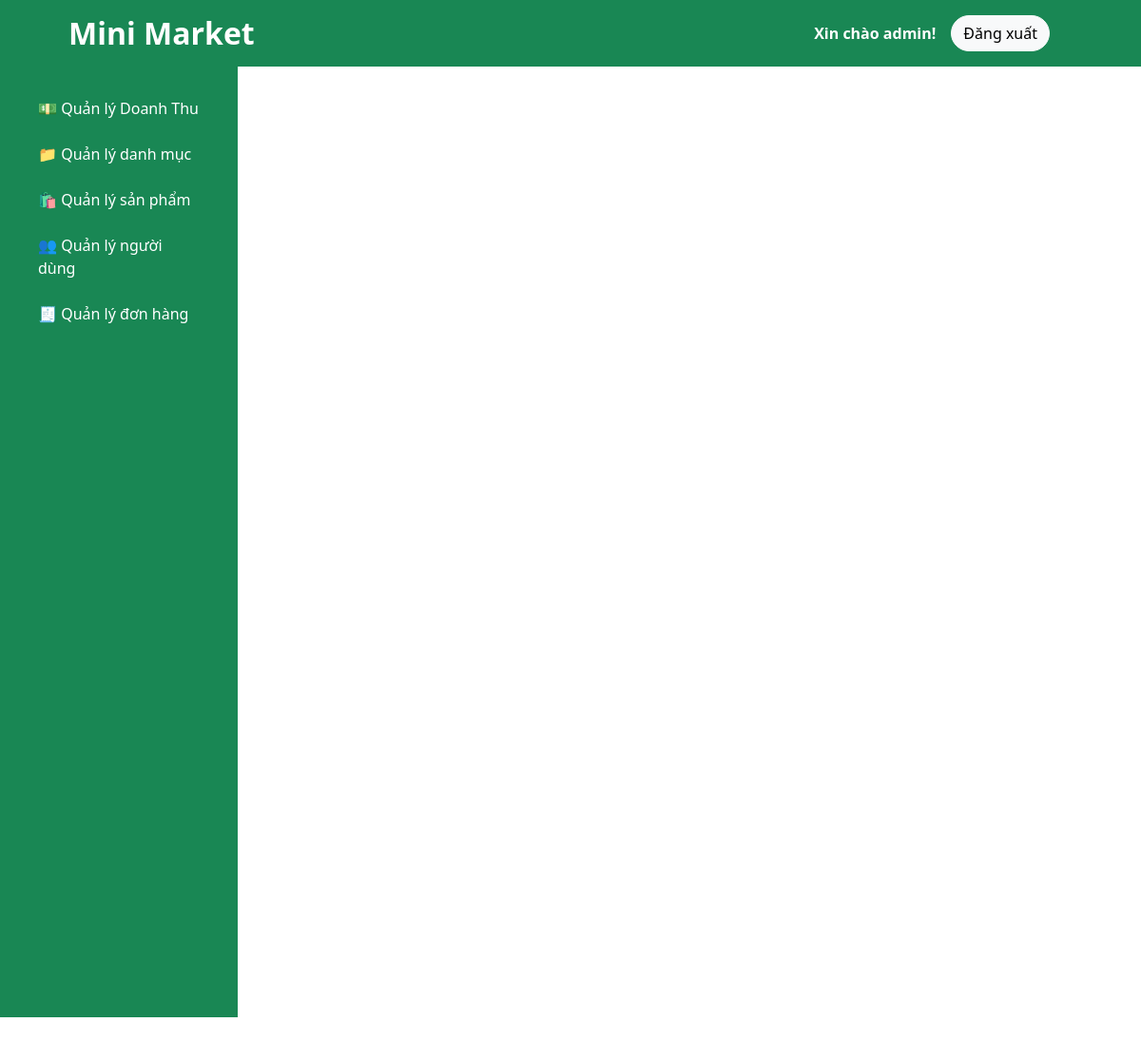
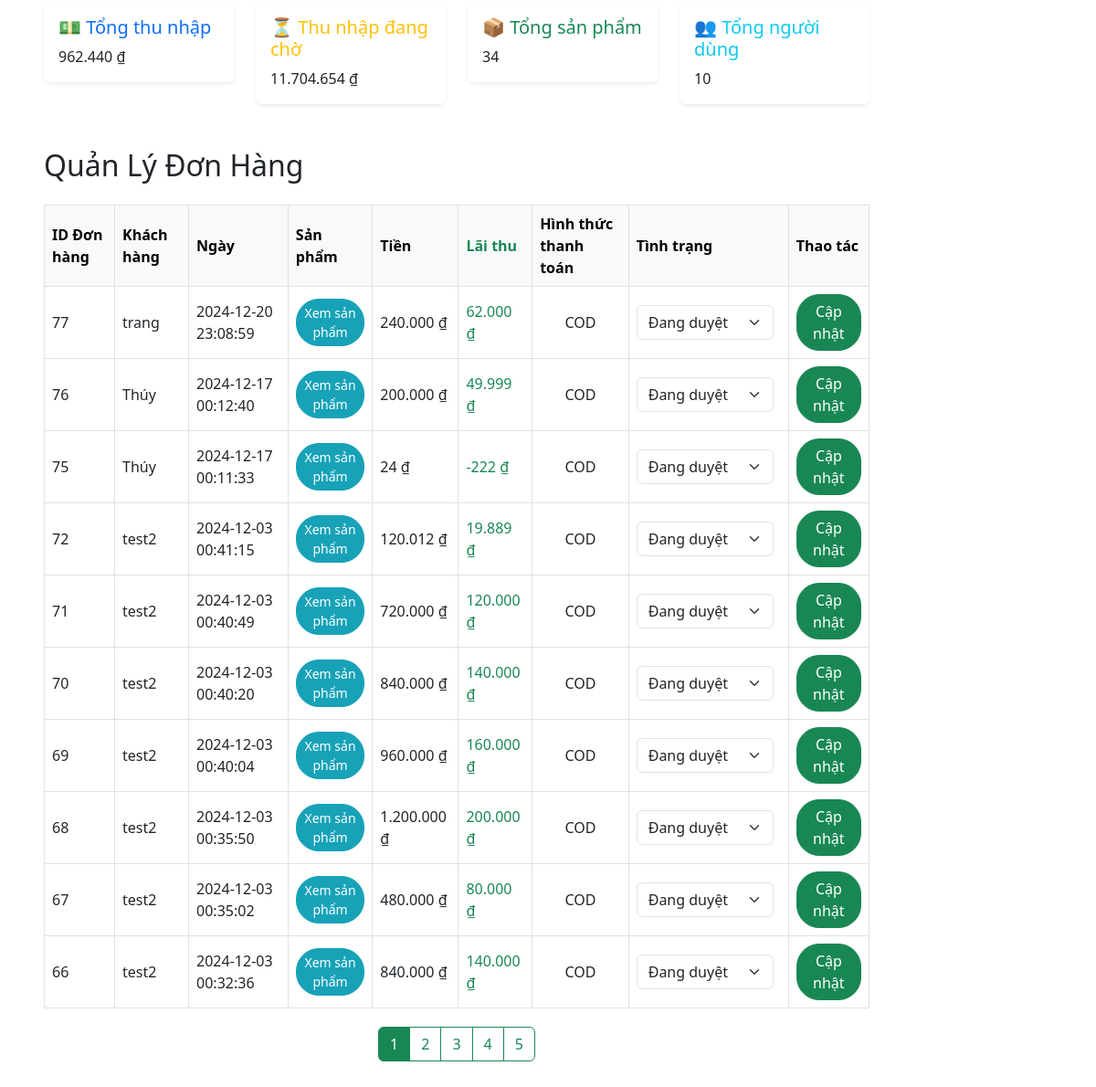
Page /pages/admin.php?section=orders (signed in) on the committed database (2 pictures, top to bottom).
### tables this page shows
CREATE TABLE `orders` (
  `id_order` int(11) NOT NULL,
  `user_username` varchar(15) DEFAULT NULL,
  `order_date` datetime DEFAULT current_timestamp(),
  `total_price` int(11) DEFAULT NULL,
  `payment_method` varchar(50) DEFAULT NULL,
  `status` varchar(50) DEFAULT NULL
);

### controllers/paginationAdmin.php (called while the page is built, shortened)
<?php
function fetchPaginatedOrders($pdo, $page = 1, $items_per_page = 10) {
    $offset = ($page - 1) * $items_per_page;
    $sql_total_orders = "SELECT COUNT(DISTINCT o.id_order) AS total FROM orders o";
    $stmt_total = $pdo->prepare($sql_total_orders);
    $stmt_total->execute();
    $total_orders = $stmt_total->fetch(PDO::FETCH_ASSOC)['total'];
    $sql_fetch_orders = "
    SELECT
        o.id_order,
        o.user_username,
        o.order_date,
        o.total_price,
        o.payment_method,
        o.status,
        GROUP_CONCAT(
            CONCAT(od.product_name, ': ', od.price_at_purchase, ' đ x ', od.quantity, ' = ', od.price_at_purchase * od.quantity, ' đ')
            SEPARATOR ', '
        ) as product_list,
        SUM((od.price_at_purchase - p.Inprice) * od.quantity) AS total_profit
    FROM orders o
    JOIN order_detail od ON o.id_order = od.order_id
    JOIN product p ON od.product_id = p.id_product
    GROUP BY o.id_order, o.user_username, o.order_date, o.total_price, o.payment_method, o.status
    ORDER BY
        CASE o.status
            WHEN 'Đang giao' THEN 1
            WHEN 'Đang duyệt' THEN 2
            WHEN 'Hoàn thành' THEN 3
            ELSE 4
        END,
        o.order_date DESC
    LIMIT :items_per_page OFFSET :offset
";
    $stmt_orders = $pdo->prepare($sql_fetch_orders);
    $stmt_orders->bindValue(':items_per_page', $items_per_page, PDO::PARAM_INT);
    $stmt_orders->bindValue(':offset', $offset, PDO::PARAM_INT);
    $stmt_orders->execute();
    $orders = $stmt_orders->fetchAll(PDO::FETCH_ASSOC);
    $total_pages = ceil($total_orders / $items_per_page);
    return [
        'orders' => $orders,
        'total_pages' => $total_pages,
        'current_page' => $page,
        'total_orders' => $total_orders
    ];
}
?>

### pages/admin_orders.php (the view, shortened to what this page needs)
<?php
require_once '../controllers/paginationAdmin.php';
$current_page = isset($_GET['page']) ? intval($_GET['page']) : 1;
$items_per_page = 10;
$pagination_result = fetchPaginatedOrders($pdo, $current_page, $items_per_page);
$orders = $pagination_result['orders'];
$total_pages = $pagination_result['total_pages'];
?>
<h2 class="mb-4">Quản Lý Đơn Hàng</h2>
<table class="table table-hover table-bordered mt-3">
    <thead class="table-light">
        <tr>
            <th>ID Đơn hàng</th>
            <th>Khách hàng</th>
            <th>Ngày</th>
            <th>Sản phẩm</th>
            <th>Tiền</th>
            <th class="text-success">Lãi thu</th>
            <th>Hình thức thanh toán</th>
            <th>Tình trạng</th>
            <th>Thao tác</th>
        </tr>
    </thead>
    <tbody>
        <?php foreach ($orders as $order):
            $isCompleted = $order['status'] === 'Hoàn thành';
        ?>
            <tr>
                <td><?= htmlspecialchars($order['id_order']); ?></td>
                <td><?= htmlspecialchars($order['user_username']); ?></td>
                <td><?= htmlspecialchars($order['order_date']); ?></td>
                <td>
                        <button type="button"
                                class="btn btn-sm btn-info text-white"
                                data-bs-toggle="modal"
                                data-bs-target="#productModal"
                                data-products="<?= htmlspecialchars($order['product_list']); ?>">
                            Xem sản phẩm
                        </button>
                </td>
                <td><?= number_format($order['total_price'], 0, ',', '.') . ' ₫'; ?></td>
                <td class="text-success"><?= number_format($order['total_profit'], 0, ',', '.') . ' ₫'; ?></td>
                <td class="text-center"><?= htmlspecialchars($order['payment_method']); ?></td>
                <td>
                    <form method="post" class="d-flex align-items-center">
                        <select name="status" class="form-select me-2" <?= $isCompleted ? 'disabled' : ''; ?>>
                            <option value="Đang duyệt" <?= $order['status'] == 'Đang duyệt' ? 'selected' : ''; ?>>Đang duyệt</option>
                        </select>
                </td>
                <td>
                    <?php if (!$isCompleted): ?>
                        <button type="submit" name="update_order_status" class="btn btn-custom">
                            Cập nhật
                        </button>
                    <?php endif; ?>
                </td>
            </tr>
        <?php endforeach; ?>
    </tbody>
</table>
<?php if ($total_pages > 1): ?>
<nav aria-label="Category pagination" class="mt-3">
    <ul class="pagination justify-content-center">
        <?php for ($i = 1; $i <= $total_pages; $i++): ?>
            <li class="page-item <?= ($i == $current_page) ? 'active' : ''; ?>">
                <a class="page-link" href="?section=orders&page=<?= $i; ?>"><?= $i; ?></a>
            </li>
        <?php endfor; ?>
    </ul>
</nav>
<?php endif; ?>

### assets/css/index.css (style rules this page uses)
a { text-decoration: none; }
.btn { border-radius: 25px; }

### pages/admin_orders.php (style rules this page uses)
.btn-custom { background-color: rgb(25,135,84); border-color: rgb(25,135,84); color: white; }
.table td, .table th { vertical-align: middle; }
.form-select { min-width: 150px; }
.btn-info { background-color: #17a2b8; border-color: #17a2b8; }
.pagination { justify-content: center; margin-top: 20px; }
.page-item.active .page-link { background-color: rgb(25,135,84); border-color: rgb(25,135,84); color: white; }
.page-item .page-link { color: rgb(25,135,84); border: 1px solid rgb(25,135,84); }

### rows in the picture
orders: id_order "77", user_username "trang", order_date "2024-12-20 23:08:59", total_price "240.000", total_profit "62.000", payment_method "COD", status "Đang duyệt", shows "Cập nhật"
orders: id_order "76", user_username "Thúy", order_date "2024-12-17 00:12:40", total_price "200.000", total_profit "49.999", payment_method "COD", status "Đang duyệt", shows "Cập nhật"
orders: id_order "75", user_username "Thúy", order_date "2024-12-17 00:11:33", total_price "24", total_profit "-222", payment_method "COD", status "Đang duyệt", shows "Cập nhật"
orders: id_order "72", user_username "test2", order_date "2024-12-03 00:41:15", total_price "120.012", total_profit "19.889", payment_method "COD", status "Đang duyệt", shows "Cập nhật"
orders: id_order "71", user_username "test2", order_date "2024-12-03 00:40:49", total_price "720.000", total_profit "120.000", payment_method "COD", status "Đang duyệt", shows "Cập nhật"
orders: id_order "70", user_username "test2", order_date "2024-12-03 00:40:20", total_price "840.000", total_profit "140.000", payment_method "COD", status "Đang duyệt", shows "Cập nhật"
orders: id_order "69", user_username "test2", order_date "2024-12-03 00:40:04", total_price "960.000", total_profit "160.000", payment_method "COD", status "Đang duyệt", shows "Cập nhật"
orders: id_order "68", user_username "test2", order_date "2024-12-03 00:35:50", total_price "1.200.000", total_profit "200.000", payment_method "COD", status "Đang duyệt", shows "Cập nhật"
orders: id_order "67", user_username "test2", order_date "2024-12-03 00:35:02", total_price "480.000", total_profit "80.000", payment_method "COD", status "Đang duyệt", shows "Cập nhật"
orders: id_order "66", user_username "test2", order_date "2024-12-03 00:32:36", total_price "840.000", total_profit "140.000", payment_method "COD", status "Đang duyệt", shows "Cập nhật"

### other values in the picture
$_SESSION['username'] "admin"
$stats['total_profit'] "962.440"
$stats['pending_profit'] "11.704.654"
$stats['total_products'] "34"
$stats['total_users'] "10"
